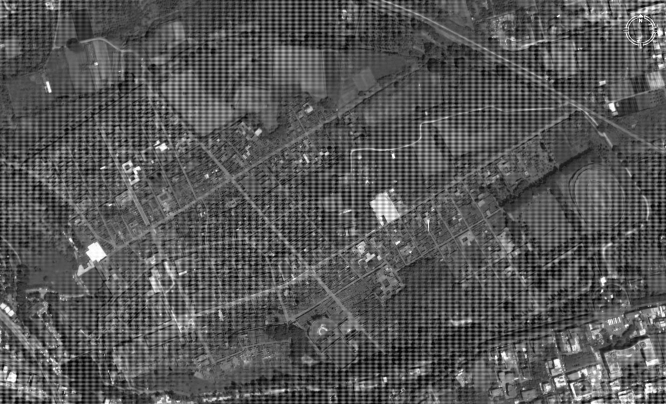
#> input picture Periodic noise removal/aerialpompeiiperiodic.jpg, 1332 x 808 px (shown at 1/2 size)
$ python Periodic_noise_removal_1.py
#> lines starting #> are read from the running program, lines starting #| are printed output that depends on the picture
import cv2
import numpy as np
import matplotlib.pyplot as plt


def minmax(array):
    return (array - np.min(array)) / (np.max(array) - np.min(array)) * 255


def periodic_noise_remove(file1_path, n, D0):
#> called with file1_path = 'aerialpompeiiperiodic.jpg', n = 3, D0 = 10
    image = cv2.imread(file1_path, cv2.IMREAD_GRAYSCALE)
#> image is the input picture: shape (808, 1332); min 0, max 255, mean 86.8
    height, width = image.shape
#> height = 808; width = 1332
    image_fft = np.fft.fft2(image)

    x_temp = np.linspace(-height / 2, height / 2, height)
#> x_temp = 808 values from -404 to 404
    y_temp = np.linspace(-width / 2, width / 2, width)
#> y_temp = 1332 values from -666 to 666
    Y, X = np.meshgrid(y_temp, x_temp)

    notchpair1_x = 404 - height/2
#> notchpair1_x = 0
    notchpair1_y = 766 - width/2
#> notchpair1_y = 100
    notchpair2_x = 504 - height/2
#> notchpair2_x = 100
    notchpair2_y = 667 - width/2
#> notchpair2_y = 1

    D1 = np.hypot(X - notchpair1_x, Y - notchpair1_y)
    D_1 = np.hypot(X + notchpair1_x, Y + notchpair1_y)
    D2 = np.hypot(X - notchpair2_x, Y - notchpair2_y)
    D_2 = np.hypot(X + notchpair2_x, Y + notchpair2_y)

    NRfilter = (1/(1+(D0/D1)**(2*n)))*(1/(1+(D0/D_1)**(2*n)))*(1/(1+(D0/D2)**(2*n)))*(1/(1+(D0/D_2)**(2*n)))

    plt.figure(figsize=(17, 9))
    ax_im = plt.subplot(2, 3, 1)
    plt.imshow(image, cmap="gray", vmin=0, vmax=255)
    plt.title(f'Image', fontname='Times New Roman', fontweight="bold")
    ax_fft = plt.subplot(2, 3, 2)
    plt.imshow(np.log(np.abs(np.fft.fftshift(image_fft))+1), cmap="gray")
    plt.title(f'FFT of image', fontname='Times New Roman', fontweight="bold")

    plt.subplot(2, 3, 3, sharex=ax_fft, sharey=ax_fft)
    plt.imshow(np.log(np.abs(np.fft.fftshift(image_fft))+1)**3, cmap="gray")
    plt.title(f'FFT Contrast enhanced', fontname='Times New Roman', fontweight="bold")

    plt.subplot(2, 3, 4, sharex=ax_fft, sharey=ax_fft)
    plt.imshow(np.log(np.abs(np.fft.fftshift(image_fft) * NRfilter) + 1), cmap="gray")
    plt.title(f'Noise frequencies filtered\nD0 = {D0}, order = {n}', fontname='Times New Roman', fontweight="bold")

    plt.subplot(2, 3, 5, sharex=ax_im, sharey=ax_im)
    plt.imshow(np.real(np.fft.ifft2(np.fft.ifftshift(np.fft.fftshift(image_fft) * NRfilter))),
               cmap="gray", vmin=0, vmax=255)
    plt.title(f'Recovered image', fontname='Times New Roman', fontweight="bold")

    plt.tight_layout()
    plt.show()
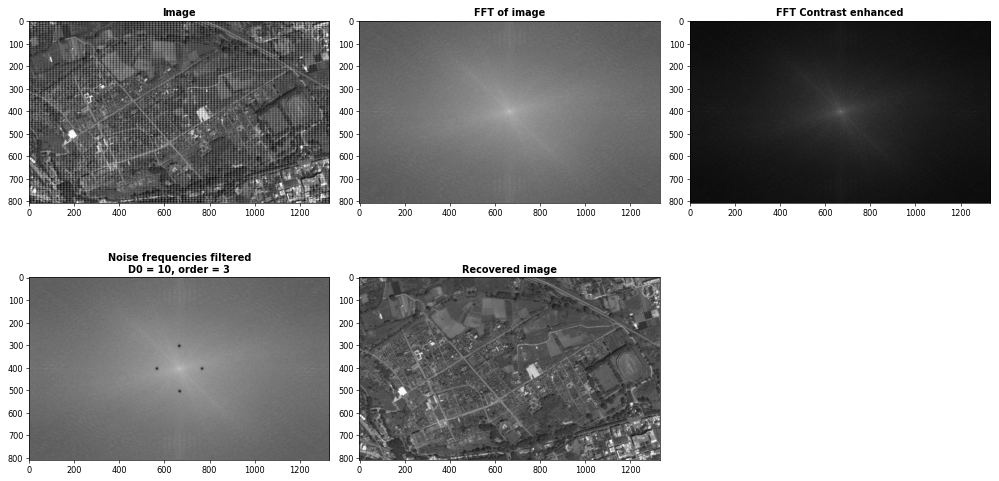
#> figure drawn by matplotlib, 5 panels


if __name__ == "__main__":
    file_path = r'aerialpompeiiperiodic.jpg'
    periodic_noise_remove(file_path, n=3, D0=10)
